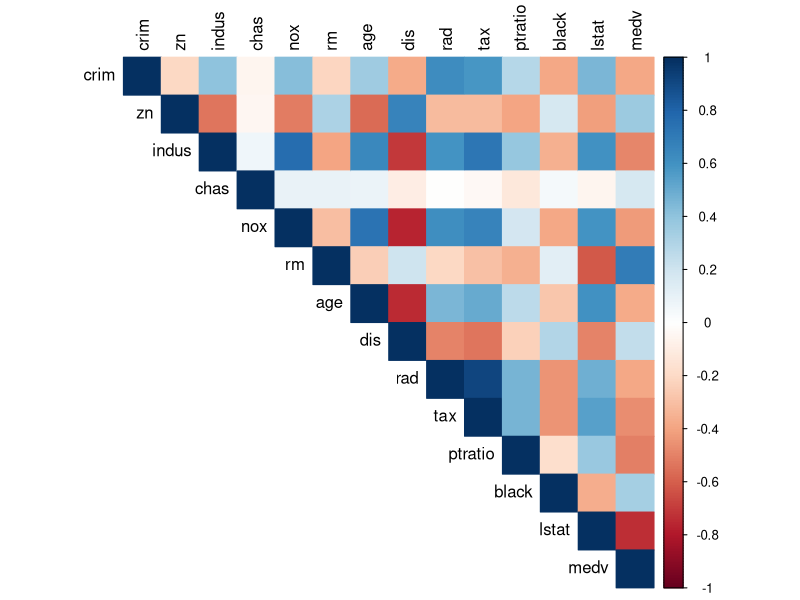

Here is the R script that generated this plot:
library(MASS)    
library(corrplot) 
data(Boston)
cor_matrix <- cor(Boston)

corrplot(cor_matrix, method = "color", type = "upper", tl.col = "black", tl.srt = 90, 
         cl.lim = c(-1, 1))

